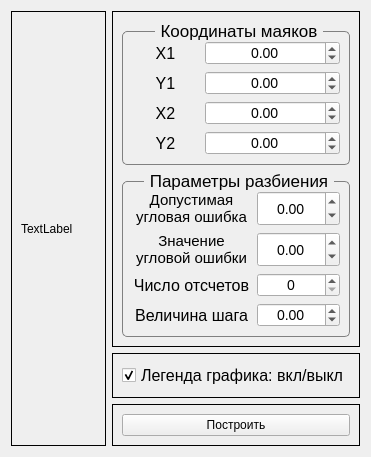
      <widget class="QWidget" name="page_method_3">
       <attribute name="title">
        <string>Угломерный</string>
       </attribute>
       <layout class="QHBoxLayout" name="horizontalLayout_2">
        <item>
         <layout class="QHBoxLayout" name="h_layout_main_m_3" stretch="10,5">
          <item>
           <widget class="QFrame" name="frame_graph_m_3">
            <property name="frameShape">
             <enum>QFrame::Box</enum>
            </property>
            <property name="frameShadow">
             <enum>QFrame::Plain</enum>
            </property>
            <layout class="QHBoxLayout" name="horizontalLayout_14">
             <item>
              <widget class="QLabel" name="lbl_to_morph_into_graph_m_3">
               <property name="text">
                <string>TextLabel</string>
               </property>
              </widget>
             </item>
            </layout>
           </widget>
          </item>
          <item>
           <layout class="QVBoxLayout" name="v_layout_active_m_3" stretch="20,2,3">
            <item>
             <widget class="QFrame" name="frame_parameters_m_3">
              <property name="frameShape">
               <enum>QFrame::Box</enum>
              </property>
              <property name="frameShadow">
               <enum>QFrame::Plain</enum>
              </property>
              <layout class="QVBoxLayout" name="verticalLayout_5">
               <item>
                <widget class="QGroupBox" name="groupBox_coords_m_3">
                 <property name="baseSize">
                  <size>
                   <width>0</width>
                   <height>0</height>
                  </size>
                 </property>
                 <property name="font">
                  <font>
                   <pointsize>13</pointsize>
                  </font>
                 </property>
                 <property name="styleSheet">
                  <string notr="true">QGroupBox{border:1px solid gray;border-radius:5px;margin-top: 10px;}
QGroupBox::title{subcontrol-origin: margin; subcontrol-position:top center;padding:0 3px;}</string>
                 </property>
                 <property name="title">
                  <string>Координаты маяков</string>
                 </property>
                 <property name="alignment">
                  <set>Qt::AlignCenter</set>
                 </property>
                 <layout class="QHBoxLayout" name="horizontalLayout_15">
                  <item>
                   <layout class="QGridLayout" name="gridLayout_coords_m_3" columnstretch="1,2">
                    <property name="sizeConstraint">
                     <enum>QLayout::SetDefaultConstraint</enum>
                    </property>
                    <item row="1" column="1">
                     <widget class="QDoubleSpinBox" name="doubleSpinBox_y1_m_3">
                      <property name="sizePolicy">
                       <sizepolicy hsizetype="Minimum" vsizetype="Minimum">
                        <horstretch>0</horstretch>
                        <verstretch>0</verstretch>
                       </sizepolicy>
                      </property>
                      <property name="font">
                       <font>
                        <pointsize>-1</pointsize>
                       </font>
                      </property>
                      <property name="styleSheet">
                       <string notr="true">QDoubleSpinBox{font-size: 14px; text-align: right}</string>
                      </property>
                      <property name="alignment">
                       <set>Qt::AlignCenter</set>
                      </property>
                      <property name="minimum">
                       <double>-1000.000000000000000</double>
                      </property>
                      <property name="maximum">
                       <double>1000.000000000000000</double>
                      </property>
                      <property name="value">
                       <double>0.000000000000000</double>
                      </property>
                     </widget>
                    </item>
                    <item row="0" column="1">
                     <widget class="QDoubleSpinBox" name="doubleSpinBox_x1_m_3">
                      <property name="sizePolicy">
                       <sizepolicy hsizetype="Minimum" vsizetype="Minimum">
                        <horstretch>0</horstretch>
                        <verstretch>0</verstretch>
                       </sizepolicy>
                      </property>
                      <property name="font">
                       <font>
                        <pointsize>-1</pointsize>
                       </font>
                      </property>
                      <property name="styleSheet">
                       <string notr="true">QDoubleSpinBox{font-size: 14px; text-align: right}</string>
                      </property>
                      <property name="alignment">
                       <set>Qt::AlignCenter</set>
                      </property>
                      <property name="minimum">
                       <double>-1000.000000000000000</double>
                      </property>
                      <property name="maximum">
                       <double>1000.000000000000000</double>
                      </property>
                     </widget>
                    </item>
                    <item row="0" column="0">
                     <widget class="QLabel" name="label_x1_m_3">
                      <property name="font">
                       <font>
                        <pointsize>12</pointsize>
                       </font>
                      </property>
                      <property name="text">
                       <string>X1</string>
                      </property>
                      <property name="alignment">
                       <set>Qt::AlignCenter</set>
                      </property>
                     </widget>
                    </item>
                    <item row="2" column="0">
                     <widget class="QLabel" name="label_x2_m_3">
                      <property name="font">
                       <font>
                        <pointsize>12</pointsize>
                       </font>
                      </property>
                      <property name="text">
                       <string>X2</string>
                      </property>
                      <property name="alignment">
                       <set>Qt::AlignCenter</set>
                      </property>
                     </widget>
                    </item>
                    <item row="1" column="0">
                     <widget class="QLabel" name="label_y1_m_3">
                      <property name="font">
                       <font>
                        <pointsize>12</pointsize>
                       </font>
                      </property>
                      <property name="text">
                       <string>Y1</string>
                      </property>
                      <property name="alignment">
                       <set>Qt::AlignCenter</set>
                      </property>
                     </widget>
                    </item>
                    <item row="3" column="0">
                     <widget class="QLabel" name="label_y2_m_3">
                      <property name="font">
                       <font>
                        <pointsize>12</pointsize>
                       </font>
                      </property>
                      <property name="text">
                       <string>Y2</string>
                      </property>
                      <property name="alignment">
                       <set>Qt::AlignCenter</set>
                      </property>
                     </widget>
                    </item>
                    <item row="2" column="1">
                     <widget class="QDoubleSpinBox" name="doubleSpinBox_x2_m_3">
                      <property name="sizePolicy">
                       <sizepolicy hsizetype="Minimum" vsizetype="Minimum">
                        <horstretch>0</horstretch>
                        <verstretch>0</verstretch>
                       </sizepolicy>
                      </property>
                      <property name="font">
                       <font>
                        <pointsize>-1</pointsize>
                       </font>
                      </property>
                      <property name="styleSheet">
                       <string notr="true">QDoubleSpinBox{font-size: 14px; text-align: right}</string>
                      </property>
                      <property name="alignment">
                       <set>Qt::AlignCenter</set>
                      </property>
                      <property name="minimum">
                       <double>-1000.000000000000000</double>
                      </property>
                      <property name="maximum">
                       <double>1000.000000000000000</double>
                      </property>
                     </widget>
                    </item>
                    <item row="3" column="1">
                     <widget class="QDoubleSpinBox" name="doubleSpinBox_y2_m_3">
                      <property name="sizePolicy">
                       <sizepolicy hsizetype="Minimum" vsizetype="Minimum">
                        <horstretch>0</horstretch>
                        <verstretch>0</verstretch>
                       </sizepolicy>
                      </property>
                      <property name="font">
                       <font>
                        <pointsize>-1</pointsize>
                       </font>
                      </property>
                      <property name="styleSheet">
                       <string notr="true">QDoubleSpinBox{font-size: 14px; text-align: right}</string>
                      </property>
                      <property name="alignment">
                       <set>Qt::AlignCenter</set>
                      </property>
                      <property name="minimum">
                       <double>-1000.000000000000000</double>
                      </property>
                      <property name="maximum">
                       <double>1000.000000000000000</double>
                      </property>
                     </widget>
                    </item>
                   </layout>
                  </item>
                 </layout>
                </widget>
               </item>
               <item>
                <widget class="QGroupBox" name="groupBox_partition_parameters_m_3">
                 <property name="font">
                  <font>
                   <pointsize>13</pointsize>
                  </font>
                 </property>
                 <property name="styleSheet">
                  <string notr="true">QGroupBox{border:1px solid gray;border-radius:5px;margin-top: 10px;}
QGroupBox::title{subcontrol-origin: margin; subcontrol-position:top center;padding:0 3px;}</string>
                 </property>
                 <property name="title">
                  <string>Параметры разбиения</string>
                 </property>
                 <property name="alignment">
                  <set>Qt::AlignCenter</set>
                 </property>
                 <layout class="QHBoxLayout" name="horizontalLayout_16">
                  <item>
                   <layout class="QGridLayout" name="gridLayout_params_m_3" columnstretch="5,3">
                    <item row="0" column="0">
                     <widget class="QLabel" name="label_sigma_d_m_3">
                      <property name="font">
                       <font>
                        <pointsize>11</pointsize>
                       </font>
                      </property>
                      <property name="text">
                       <string>Допустимая угловая ошибка</string>
                      </property>
                      <property name="alignment">
                       <set>Qt::AlignCenter</set>
                      </property>
                      <property name="wordWrap">
                       <bool>true</bool>
                      </property>
                     </widget>
                    </item>
                    <item row="2" column="0">
                     <widget class="QLabel" name="label_p_m_3">
                      <property name="font">
                       <font>
                        <pointsize>12</pointsize>
                       </font>
                      </property>
                      <property name="text">
                       <string>Число отсчетов</string>
                      </property>
                      <property name="alignment">
                       <set>Qt::AlignCenter</set>
                      </property>
                     </widget>
                    </item>
                    <item row="3" column="0">
                     <widget class="QLabel" name="label_r_m_3">
                      <property name="font">
                       <font>
                        <pointsize>12</pointsize>
                       </font>
                      </property>
                      <property name="text">
                       <string>Величина шага</string>
                      </property>
                      <property name="alignment">
                       <set>Qt::AlignCenter</set>
                      </property>
                     </widget>
                    </item>
                    <item row="1" column="0">
                     <widget class="QLabel" name="label_sigma_r_m_3">
                      <property name="font">
                       <font>
                        <pointsize>11</pointsize>
                       </font>
                      </property>
                      <property name="text">
                       <string>Значение угловой ошибки</string>
                      </property>
                      <property name="alignment">
                       <set>Qt::AlignCenter</set>
                      </property>
                      <property name="wordWrap">
                       <bool>true</bool>
                      </property>
                     </widget>
                    </item>
                    <item row="0" column="1">
                     <widget class="QDoubleSpinBox" name="doubleSpinBox_sigma_d_m_3">
                      <property name="sizePolicy">
                       <sizepolicy hsizetype="Minimum" vsizetype="Minimum">
                        <horstretch>0</horstretch>
                        <verstretch>0</verstretch>
                       </sizepolicy>
                      </property>
                      <property name="font">
                       <font>
                        <pointsize>-1</pointsize>
                       </font>
                      </property>
                      <property name="styleSheet">
                       <string notr="true">QDoubleSpinBox{font-size: 14px; text-align: right}</string>
                      </property>
                      <property name="alignment">
                       <set>Qt::AlignCenter</set>
                      </property>
                      <property name="minimum">
                       <double>-1000.000000000000000</double>
                      </property>
                      <property name="maximum">
                       <double>1000.000000000000000</double>
                      </property>
                     </widget>
                    </item>
                    <item row="1" column="1">
                     <widget class="QDoubleSpinBox" name="doubleSpinBox_sigma_r_m_3">
                      <property name="sizePolicy">
                       <sizepolicy hsizetype="Minimum" vsizetype="Minimum">
                        <horstretch>0</horstretch>
                        <verstretch>0</verstretch>
                       </sizepolicy>
                      </property>
                      <property name="font">
                       <font>
                        <pointsize>-1</pointsize>
                       </font>
                      </property>
                      <property name="styleSheet">
                       <string notr="true">QDoubleSpinBox{font-size: 14px; text-align: right}</string>
                      </property>
                      <property name="alignment">
                       <set>Qt::AlignCenter</set>
                      </property>
                      <property name="minimum">
                       <double>-1000.000000000000000</double>
                      </property>
                      <property name="maximum">
                       <double>1000.000000000000000</double>
                      </property>
                     </widget>
                    </item>
                    <item row="2" column="1">
                     <widget class="QSpinBox" name="spinBox_p_m_3">
                      <property name="sizePolicy">
                       <sizepolicy hsizetype="Minimum" vsizetype="Minimum">
                        <horstretch>0</horstretch>
                        <verstretch>0</verstretch>
                       </sizepolicy>
                      </property>
                      <property name="font">
                       <font>
                        <pointsize>-1</pointsize>
                       </font>
                      </property>
                      <property name="styleSheet">
                       <string notr="true">QSpinBox{font-size: 14px; text-align: right}</string>
                      </property>
                      <property name="alignment">
                       <set>Qt::AlignCenter</set>
                      </property>
                      <property name="maximum">
                       <number>1000</number>
                      </property>
                     </widget>
                    </item>
                    <item row="3" column="1">
                     <widget class="QDoubleSpinBox" name="doubleSpinBox_r_m_3">
                      <property name="sizePolicy">
                       <sizepolicy hsizetype="Minimum" vsizetype="Minimum">
                        <horstretch>0</horstretch>
                        <verstretch>0</verstretch>
                       </sizepolicy>
                      </property>
                      <property name="font">
                       <font>
                        <pointsize>-1</pointsize>
                       </font>
                      </property>
                      <property name="styleSheet">
                       <string notr="true">QDoubleSpinBox{font-size: 14px; text-align: right}</string>
                      </property>
                      <property name="alignment">
                       <set>Qt::AlignCenter</set>
                      </property>
                      <property name="minimum">
                       <double>-1000.000000000000000</double>
                      </property>
                      <property name="maximum">
                       <double>1000.000000000000000</double>
                      </property>
                     </widget>
                    </item>
                   </layout>
                  </item>
                 </layout>
                </widget>
               </item>
              </layout>
             </widget>
            </item>
            <item>
             <widget class="QFrame" name="frame_legend_m_3">
              <property name="frameShape">
               <enum>QFrame::Box</enum>
              </property>
              <property name="frameShadow">
               <enum>QFrame::Plain</enum>
              </property>
              <layout class="QHBoxLayout" name="horizontalLayout_17">
               <item>
                <widget class="QCheckBox" name="checkBox_legend_m_3">
                 <property name="sizePolicy">
                  <sizepolicy hsizetype="Minimum" vsizetype="Minimum">
                   <horstretch>0</horstretch>
                   <verstretch>0</verstretch>
                  </sizepolicy>
                 </property>
                 <property name="font">
                  <font>
                   <pointsize>12</pointsize>
                  </font>
                 </property>
                 <property name="text">
                  <string>Легенда графика: вкл/выкл</string>
                 </property>
                 <property name="iconSize">
                  <size>
                   <width>32</width>
                   <height>20</height>
                  </size>
                 </property>
                 <property name="checked">
                  <bool>true</bool>
                 </property>
                </widget>
               </item>
              </layout>
             </widget>
            </item>
            <item>
             <widget class="QFrame" name="frame_buttons_m_3">
              <property name="frameShape">
               <enum>QFrame::Box</enum>
              </property>
              <property name="frameShadow">
               <enum>QFrame::Plain</enum>
              </property>
              <layout class="QHBoxLayout" name="horizontalLayout_18">
               <item>
                <widget class="QPushButton" name="btn_plot_m_3">
                 <property name="sizePolicy">
                  <sizepolicy hsizetype="Minimum" vsizetype="Minimum">
                   <horstretch>0</horstretch>
                   <verstretch>0</verstretch>
                  </sizepolicy>
                 </property>
                 <property name="text">
                  <string>Построить</string>
                 </property>
                </widget>
               </item>
              </layout>
             </widget>
            </item>
           </layout>
          </item>
         </layout>
        </item>
       </layout>
      </widget>
